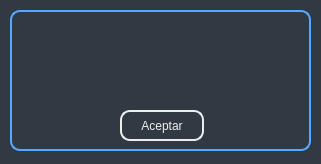
<?xml version="1.0" encoding="UTF-8"?>
<ui version="4.0">
 <class>Dialog</class>
 <widget class="QDialog" name="Dialog">
  <property name="geometry">
   <rect>
    <x>0</x>
    <y>0</y>
    <width>321</width>
    <height>164</height>
   </rect>
  </property>
  <property name="minimumSize">
   <size>
    <width>321</width>
    <height>164</height>
   </size>
  </property>
  <property name="maximumSize">
   <size>
    <width>321</width>
    <height>164</height>
   </size>
  </property>
  <property name="windowTitle">
   <string>¡Error!</string>
  </property>
  <property name="windowIcon">
   <iconset>
    <normaloff>warning.png</normaloff>warning.png</iconset>
  </property>
  <property name="styleSheet">
   <string notr="true"> background-color: rgb(49, 58, 67);</string>
  </property>
  <widget class="QLabel" name="lbl">
   <property name="geometry">
    <rect>
     <x>20</x>
     <y>20</y>
     <width>281</width>
     <height>81</height>
    </rect>
   </property>
   <property name="styleSheet">
    <string notr="true">color:rgb(238, 238, 238);
font: 75 10pt &quot;MS Shell Dlg 2&quot;;</string>
   </property>
   <property name="text">
    <string/>
   </property>
   <property name="alignment">
    <set>Qt::AlignCenter</set>
   </property>
  </widget>
  <widget class="QPushButton" name="pbtn">
   <property name="geometry">
    <rect>
     <x>120</x>
     <y>110</y>
     <width>84</width>
     <height>31</height>
    </rect>
   </property>
   <property name="styleSheet">
    <string notr="true">QPushButton {
    border: 2px solid rgb(238, 238, 238);
    border-radius: 10px;
    background-color: transparent;
	color:rgb(238, 238, 238);
	font: 75 10pt &quot;MS Shell Dlg 2&quot;;
}

QPushButton:hover{
	border: 2px solid rgb(85,170,255);
}

QPushButton:pressed {
    background-color: rgb(85,170,255);
	color:black;
}

QPushButton:flat {
    border: none; /* no border for a flat push button */
}

QPushButton:default {
    border-color: navy; /* make the default button prominent */
}</string>
   </property>
   <property name="text">
    <string>Aceptar</string>
   </property>
   <property name="autoDefault">
    <bool>false</bool>
   </property>
  </widget>
  <widget class="QGroupBox" name="groupBox">
   <property name="geometry">
    <rect>
     <x>10</x>
     <y>10</y>
     <width>301</width>
     <height>141</height>
    </rect>
   </property>
   <property name="styleSheet">
    <string notr="true">QGroupBox {
    background-color: transparent;
    border: 2px solid;
	border-color:rgb(85,170,255);
    border-radius: 10px;
    margin-top: 1ex; /* leave space at the top for the title */
	font-size: 12px;
    font-weight: bold;
}
QGroupBox::title {
color:rgb(238, 238, 238);
font: 75 12pt &quot;MS Shell Dlg 2&quot;;
}</string>
   </property>
   <property name="title">
    <string/>
   </property>
  </widget>
  <zorder>groupBox</zorder>
  <zorder>lbl</zorder>
  <zorder>pbtn</zorder>
 </widget>
 <resources/>
 <connections/>
</ui>
